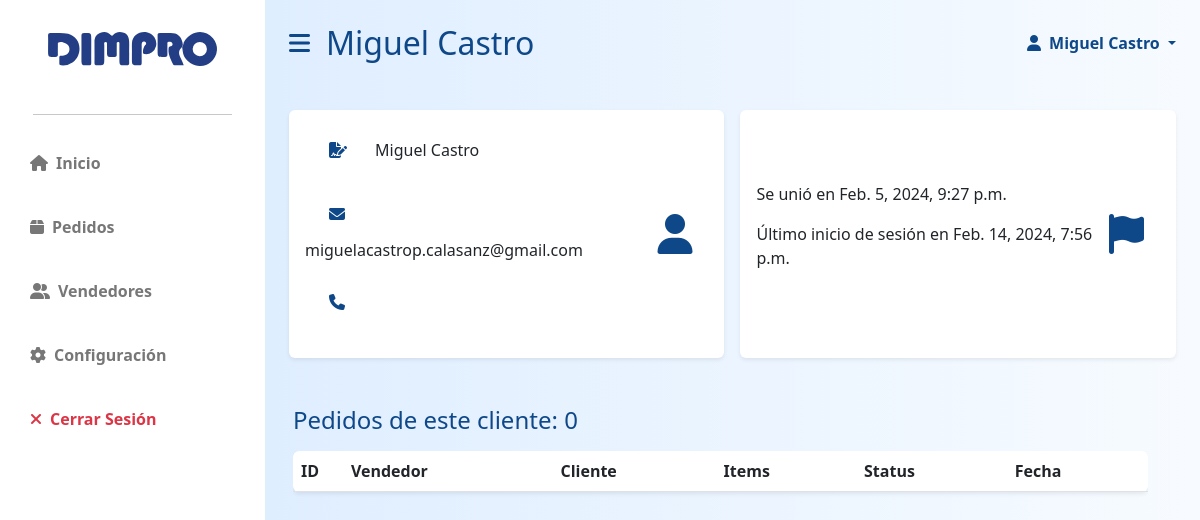
The app's page /app/staff/view/seller/3 (signed in), older data.
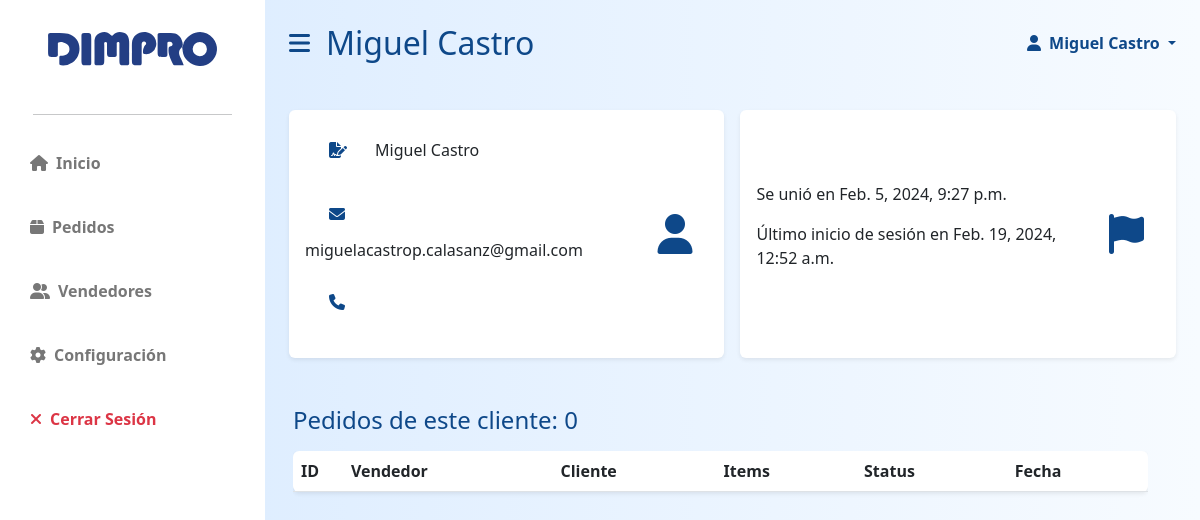
The same page, newer data.
### dimpro/models.py (models this page shows, shortened)
class User(AbstractBaseUser, PermissionsMixin):
    id = models.AutoField(primary_key=True)
    email = models.EmailField(blank=True, default='', unique=True)
    name = models.CharField(max_length=255, blank=True, default='')
    last_name = models.CharField(max_length=255, blank=True, default='')
    phoneregex = RegexValidator(regex=r"^\+?58?\d{11,15}$")
    phonenumber = models.CharField(
        validators=[phoneregex], max_length=17, blank=True, null=False
    )
    is_active = models.BooleanField(default=True)
    is_superuser = models.BooleanField(default=False)
    is_staff = models.BooleanField(default=False)
    is_operator = models.BooleanField(default=False)
    date_joined = models.DateTimeField(default=timezone.now)
    last_login = models.DateTimeField(blank=True, null=True)
    objects = CustomUserManager()
    USERNAME_FIELD = 'email'
    EMAIL_FIELD = 'email'
    REQUIRED_FIELDS = []
    class Meta:
        verbose_name = 'User'
        verbose_name_plural = 'Users'

### dimpro/views.py (the view)
# urls.py: path("staff/view/seller/<int:id>", views.staff_client_view, name='staff_client_view'),
@only_for('staff')
def staff_client_view(request, id):
    seller = User.objects.get(id=id)
    orders = Order.objects.filter(user_email=seller.id).count()
    return render(request, 'dimpro/staff/staff_client_view.html', {
        'seller': seller,
        'number_of_orders': orders
    })

### dimpro/templates/dimpro/staff/staff_client_view.html (shortened to what this page needs)
{% extends 'dimpro/staff/staff_layout.html' %}
{% load static %}
{% block stitle %}
    {{ seller.name }} {{ seller.last_name }}
{% endblock %}
{% block body %}
    <div class="row g-3 my-2">
        <div class="col-md-6 ">
            <div class=" p-3 bg-white shadow-sm d-flex justify-content-around align-items-center rounded">
                <div>
                    <p class="fs-6"><i class="fas fa-file-signature mx-2 primary-text p-3"></i> {{ seller.name }} {{ seller.last_name }}</p>
                    <p class="fs-6"><i class="fas fa-envelope mx-2 primary-text p-3"></i> {{ seller.email }}</p>
                    <p class="fs-6"><i class="fas fa-phone mx-2 primary-text p-3"></i> {{ seller.phonenumber }}</p>
                </div>
                <i class="fas fa-user fs-1 primary-text p-3"></i>
            </div>
        </div>
        <div class="col-md-6">
            <div class=" p-3 bg-white shadow-sm d-flex justify-content-around align-items-center rounded h-100">
                <div>
                    <p class="fs-6">Se unió en {{ seller.date_joined }}</p>
                    <p class="fs-6">Último inicio de sesión en {{ seller.last_login }}</p>
                </div>
                <i class="fas fa-flag fs-1 primary-text p-3"></i>
            </div>
        </div>
        <div class="row my-5">
            <h3 class="fs-4 mb-3 primary-text">Pedidos de este cliente: {{ number_of_orders }}</h3>
            <div class="col mx-auto">
                <div class="table-responsive">
                    <table id="datatable-orders" class="table bg-white rounded shadow-sm table-hover">
                        <thead>
                            <tr>
                                <th width="50">ID</th>
                                <th>Vendedor</th>
                                <th>Cliente</th>
                                <th>Items</th>
                                <th>Status</th>
                                <th>Fecha</th>
                            </tr>
                        </thead>
                    </table>
                </div>
            </div>
        </div>
    </div>
{% endblock %}

Row changes from the older to the newer data that the page shows:
changed User "miguelacastrop.calasanz@gmail.com": last_login "Feb. 14, 2024, 7:56 p.m." → "Feb. 19, 2024, 12:52 a.m."
